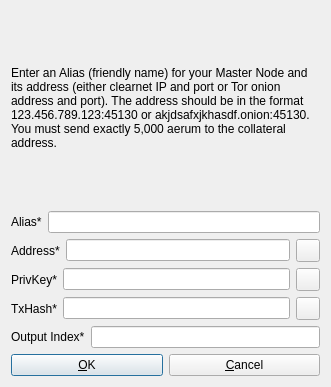
<?xml version="1.0" encoding="UTF-8"?>
<ui version="4.0">
 <class>AddEditMasterNode</class>
 <widget class="QDialog" name="AddEditMasterNode">
  <property name="geometry">
   <rect>
    <x>0</x>
    <y>0</y>
    <width>331</width>
    <height>387</height>
   </rect>
  </property>
  <property name="windowTitle">
   <string>Add/Edit aerum Node</string>
  </property>
  <property name="modal">
   <bool>true</bool>
  </property>
  <layout class="QVBoxLayout" name="verticalLayout">
   <item>
    <widget class="QLabel" name="label_9">
     <property name="sizePolicy">
      <sizepolicy hsizetype="Preferred" vsizetype="Expanding">
       <horstretch>0</horstretch>
       <verstretch>0</verstretch>
      </sizepolicy>
     </property>
     <property name="text">
      <string>Enter an Alias (friendly name) for your Master Node and its address (either clearnet IP and port or Tor onion address and port). The address should be in the format 123.456.789.123:45130 or akjdsafxjkhasdf.onion:45130. You must send exactly 5,000 aerum to the collateral address.</string>
     </property>
     <property name="wordWrap">
      <bool>true</bool>
     </property>
    </widget>
   </item>
   <item>
    <layout class="QHBoxLayout" name="horizontalLayout_4">
     <property name="bottomMargin">
      <number>0</number>
     </property>
     <item>
      <widget class="QLabel" name="label_4">
       <property name="text">
        <string>Alias*</string>
       </property>
      </widget>
     </item>
     <item>
      <widget class="QLineEdit" name="aliasLineEdit"/>
     </item>
    </layout>
   </item>
   <item>
    <layout class="QHBoxLayout" name="horizontalLayout_5">
     <property name="bottomMargin">
      <number>0</number>
     </property>
     <item>
      <widget class="QLabel" name="label_6">
       <property name="text">
        <string>Address*</string>
       </property>
      </widget>
     </item>
     <item>
      <widget class="QLineEdit" name="addressLineEdit"/>
     </item>
     <item>
      <widget class="QToolButton" name="AddEditAddressPasteButton">
       <property name="toolTip">
        <string>Paste address from clipboard</string>
       </property>
       <property name="text">
        <string/>
       </property>
       <property name="icon">
        <iconset resource="../bitcoin.qrc">
         <normaloff>:/icons/editpaste</normaloff>:/icons/editpaste</iconset>
       </property>
       <property name="shortcut">
        <string>Alt+P</string>
       </property>
      </widget>
     </item>
    </layout>
   </item>
   <item>
    <layout class="QHBoxLayout" name="horizontalLayout_3">
     <property name="bottomMargin">
      <number>0</number>
     </property>
     <item>
      <widget class="QLabel" name="label_5">
       <property name="text">
        <string>PrivKey*</string>
       </property>
      </widget>
     </item>
     <item>
      <widget class="QLineEdit" name="privkeyLineEdit"/>
     </item>
     <item>
      <widget class="QToolButton" name="AddEditPrivkeyPasteButton">
       <property name="toolTip">
        <string>Paste address from clipboard</string>
       </property>
       <property name="text">
        <string/>
       </property>
       <property name="icon">
        <iconset resource="../bitcoin.qrc">
         <normaloff>:/icons/editpaste</normaloff>:/icons/editpaste</iconset>
       </property>
       <property name="shortcut">
        <string>Alt+P</string>
       </property>
      </widget>
     </item>
    </layout>
   </item>
   <item>
    <layout class="QHBoxLayout" name="horizontalLayout_2">
     <property name="bottomMargin">
      <number>0</number>
     </property>
     <item>
      <widget class="QLabel" name="label_2">
       <property name="text">
        <string>TxHash*</string>
       </property>
      </widget>
     </item>
     <item>
      <widget class="QLineEdit" name="txhashLineEdit"/>
     </item>
     <item>
      <widget class="QToolButton" name="AddEditTxhashPasteButton">
       <property name="toolTip">
        <string>Paste address from clipboard</string>
       </property>
       <property name="text">
        <string/>
       </property>
       <property name="icon">
        <iconset resource="../bitcoin.qrc">
         <normaloff>:/icons/editpaste</normaloff>:/icons/editpaste</iconset>
       </property>
       <property name="shortcut">
        <string>Alt+P</string>
       </property>
      </widget>
     </item>
    </layout>
   </item>
   <item>
    <layout class="QHBoxLayout" name="horizontalLayout_8">
     <property name="bottomMargin">
      <number>0</number>
     </property>
     <item>
      <widget class="QLabel" name="label_8">
       <property name="text">
        <string>Output Index*</string>
       </property>
      </widget>
     </item>
     <item>
      <widget class="QLineEdit" name="outputindexLineEdit"/>
     </item>
    </layout>
   </item>
   <item>
    <layout class="QHBoxLayout" name="horizontalLayout_Buttons">
     <item>
      <widget class="QPushButton" name="okButton">
       <property name="text">
        <string>&amp;OK</string>
       </property>
      </widget>
     </item>
     <item>
      <widget class="QPushButton" name="cancelButton">
       <property name="text">
        <string>&amp;Cancel</string>
       </property>
       <property name="autoDefault">
        <bool>false</bool>
       </property>
      </widget>
     </item>
    </layout>
   </item>
  </layout>
 </widget>
 <resources>
  <include location="../bitcoin.qrc"/>
 </resources>
 <connections/>
</ui>
